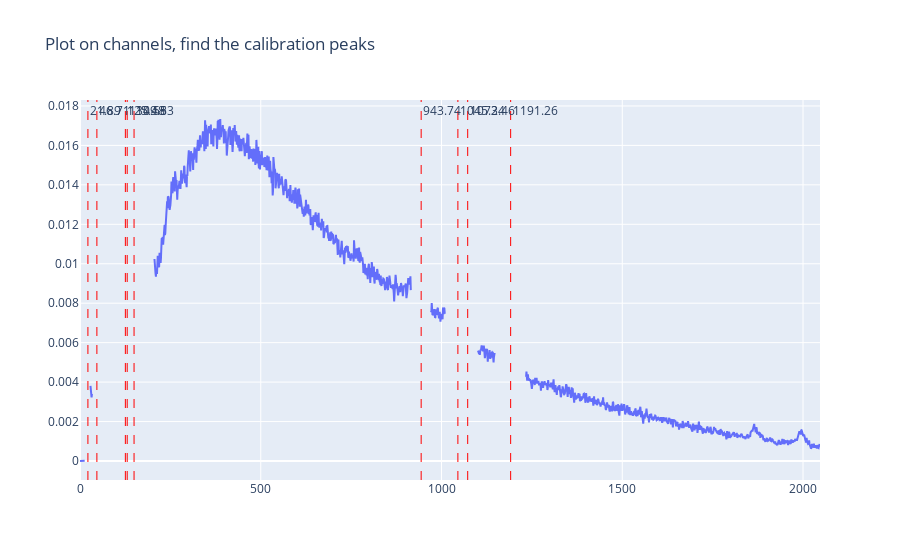

The cell this chart's notebook holds for it:
### Code cell
# data where the peaks are set to np.nan
bg = data.copy()

def remove_peaks(data, peaks, stds, buffer=3):
    for i in range(len(peaks)):
        data[int((peaks[i] - stds[i] * buffer)) : int((peaks[i] + stds[i] * buffer))] = np.nan
    return data
# for i in range(len(fit_peaks)):
#     bg[int(fit_peaks[i] - fit_std[i]*std_buffer) : int(fit_peaks[i] + fit_std[i]*std_buffer)] = np.nan

# bg[29:34] = np.nan # for GaAs_30 to remove a small section

bg = remove_peaks(bg, fit_peaks, fit_std, buffer=std_buffer)

fig = go.Figure()
fig.update_layout(title="Plot on channels, find the calibration peaks")
fig.add_trace(go.Scatter(x=channels, y=bg, mode="lines", name=name))
for p in fit_peaks:
    fig.add_vline(x=p, line_width=1, line_dash="dash", line_color="red", annotation_text=f"{np.round(p, decimals=2):.2f}")
fig

### Figure 1 — Plotly figure (JSON) as saved in the notebook; plotly's stock layout.template omitted (floating-point values rounded to 4 significant figures; data arrays with more than 128 entries replaced by an {"elided": "..."} marker saying what was removed)
{"data": [{"mode": "lines", "name": "GaAs_30kV", "type": "scatter", "x": {"elided": "2048 int values"}, "y": {"elided": "2048 float values"}}], "layout": {"annotations": [{"showarrow": false, "text": "21.89", "x": 21.89, "xanchor": "left", "xref": "x", "y": 1, "yanchor": "top", "yref": "y domain"}, {"showarrow": false, "text": "46.71", "x": 46.71, "xanchor": "left", "xref": "x", "y": 1, "yanchor": "top", "yref": "y domain"}, {"showarrow": false, "text": "125.48", "x": 125.5, "xanchor": "left", "xref": "x", "y": 1, "yanchor": "top", "yref": "y domain"}, {"showarrow": false, "text": "130.58", "x": 130.6, "xanchor": "left", "xref": "x", "y": 1, "yanchor": "top", "yref": "y domain"}, {"showarrow": false, "text": "149.53", "x": 149.5, "xanchor": "left", "xref": "x", "y": 1, "yanchor": "top", "yref": "y domain"}, {"showarrow": false, "text": "943.74", "x": 943.7, "xanchor": "left", "xref": "x", "y": 1, "yanchor": "top", "yref": "y domain"}, {"showarrow": false, "text": "1045.34", "x": 1045.0, "xanchor": "left", "xref": "x", "y": 1, "yanchor": "top", "yref": "y domain"}, {"showarrow": false, "text": "1072.46", "x": 1072.0, "xanchor": "left", "xref": "x", "y": 1, "yanchor": "top", "yref": "y domain"}, {"showarrow": false, "text": "1191.26", "x": 1191.0, "xanchor": "left", "xref": "x", "y": 1, "yanchor": "top", "yref": "y domain"}], "shapes": [{"line": {"color": "red", "dash": "dash", "width": 1}, "type": "line", "x0": 21.89, "x1": 21.89, "xref": "x", "y0": 0, "y1": 1, "yref": "y domain"}, {"line": {"color": "red", "dash": "dash", "width": 1}, "type": "line", "x0": 46.71, "x1": 46.71, "xref": "x", "y0": 0, "y1": 1, "yref": "y domain"}, {"line": {"color": "red", "dash": "dash", "width": 1}, "type": "line", "x0": 125.5, "x1": 125.5, "xref": "x", "y0": 0, "y1": 1, "yref": "y domain"}, {"line": {"color": "red", "dash": "dash", "width": 1}, "type": "line", "x0": 130.6, "x1": 130.6, "xref": "x", "y0": 0, "y1": 1, "yref": "y domain"}, {"line": {"color": "red", "dash": "dash", "width": 1}, "type": "line", "x0": 149.5, "x1": 149.5, "xref": "x", "y0": 0, "y1": 1, "yref": "y domain"}, {"line": {"color": "red", "dash": "dash", "width": 1}, "type": "line", "x0": 943.7, "x1": 943.7, "xref": "x", "y0": 0, "y1": 1, "yref": "y domain"}, {"line": {"color": "red", "dash": "dash", "width": 1}, "type": "line", "x0": 1045.0, "x1": 1045.0, "xref": "x", "y0": 0, "y1": 1, "yref": "y domain"}, {"line": {"color": "red", "dash": "dash", "width": 1}, "type": "line", "x0": 1072.0, "x1": 1072.0, "xref": "x", "y0": 0, "y1": 1, "yref": "y domain"}, {"line": {"color": "red", "dash": "dash", "width": 1}, "type": "line", "x0": 1191.0, "x1": 1191.0, "xref": "x", "y0": 0, "y1": 1, "yref": "y domain"}], "title": {"text": "Plot on channels, find the calibration peaks"}}}
